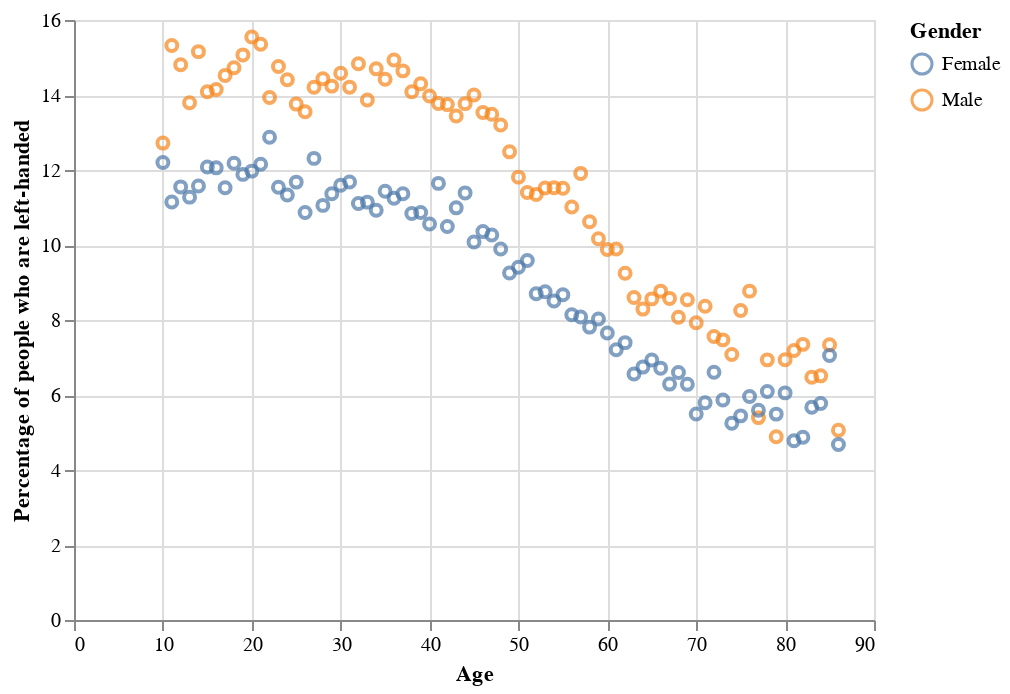

The code cell stored with this chart in its notebook:
### Code cell
#collapse
left_vis = ( lefthanded_data
            .melt(id_vars=['Age'], var_name='Gender', value_name='Percentage of people who are left-handed')
           ) 

dots = alt.Chart(left_vis).mark_point().encode(
    x='Age:Q', 
    y=alt.Y('Percentage of people who are left-handed:Q', axis=alt.Axis(title='Percentage of people who are left-handed')),
    color='Gender:N')

dots

### Figure 1 — Vega-Lite specification as saved in the notebook (floating-point values rounded to 4 significant figures; data arrays with more than 128 entries replaced by an {"elided": "..."} marker saying what was removed)
{"config": {"view": {"continuousWidth": 400, "continuousHeight": 300}}, "data": {"name": "data-853b721aeb2ae7f24261090c3a79cfe4"}, "mark": "point", "encoding": {"color": {"type": "nominal", "field": "Gender"}, "x": {"type": "quantitative", "field": "Age"}, "y": {"type": "quantitative", "axis": {"title": "Percentage of people who are left-handed"}, "field": "Percentage of people who are left-handed"}}, "$schema": "https://vega.github.io/schema/vega-lite/v4.8.1.json", "datasets": {"data-853b721aeb2ae7f24261090c3a79cfe4": {"elided": "154 records"}}}
